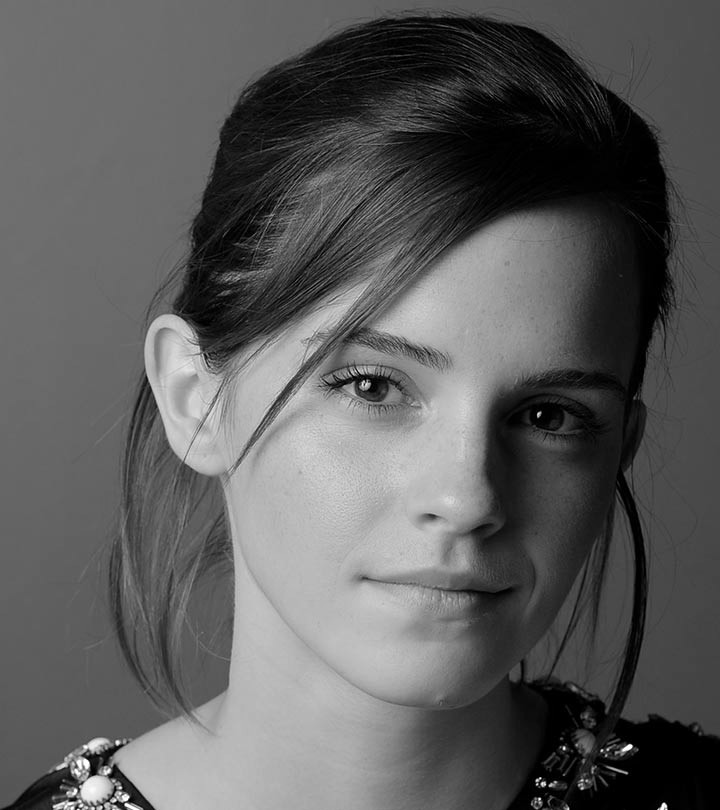
#> input picture Assignments/Assignment 1 Photos/emma_gray.jpg, 720 x 810 px, found by its file name
$ jupyter execute Assignmet_01.ipynb
#> lines starting #> are read from the running program, lines starting #| are printed output that depends on the picture
[cell 1]
#importing the libraries
import numpy as np
import matplotlib.pyplot as plt
import cv2 as cv

[cell 2]
f = cv.imread(r"D:\Academics\Semester 4\Machine Vision\Assignments\Assignment 1 Photos\emma_gray.jpg")
#> f is the input picture: shape (810, 720, 3); min 0, max 255, mean 92.2
assert f is not None

t1 = np.linspace(0, 50, 51)
t2 = np.linspace(100, 255, 100)
t3 = np.linspace(150, 255, 105)
t = np.concatenate((t1, t2, t3), axis = 0).astype(np.uint8)

g = cv.LUT(f,t)
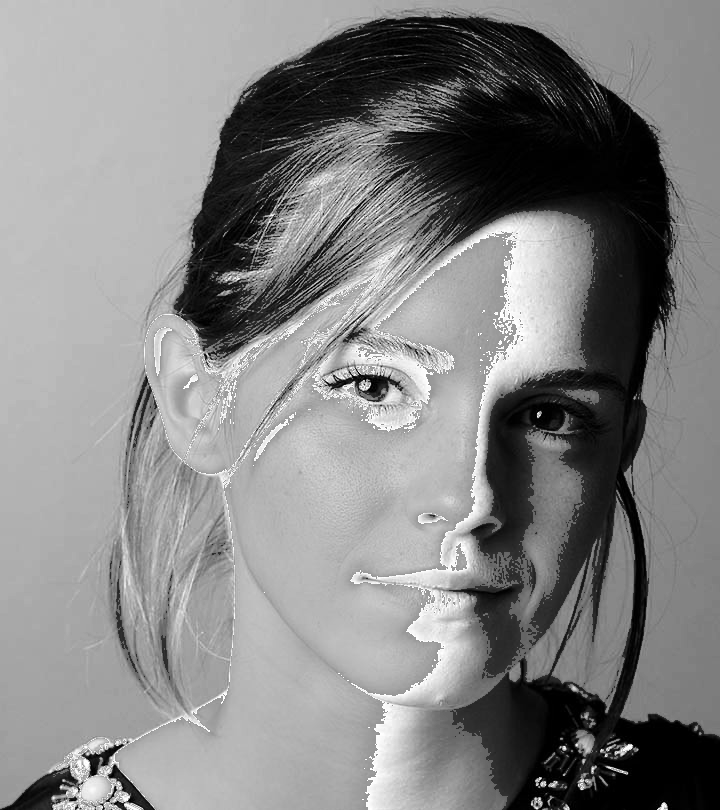
#> g: shape (810, 720, 3); min 0, max 255, mean 132.4
plt.figure(figsize=(18,6))

plt.subplot(1,3,1)
plt.plot(t)
plt.grid()
plt.title('Intensity Transformation')

plt.subplot(1,3,2)
plt.imshow(cv.cvtColor(f, cv.COLOR_BGR2RGB))
plt.axis('off')
plt.title('Original')

plt.subplot(1,3,3)
plt.imshow(cv.cvtColor(g, cv.COLOR_BGR2RGB))
plt.axis('off')
plt.title('Intensity Transformed')
plt.show()
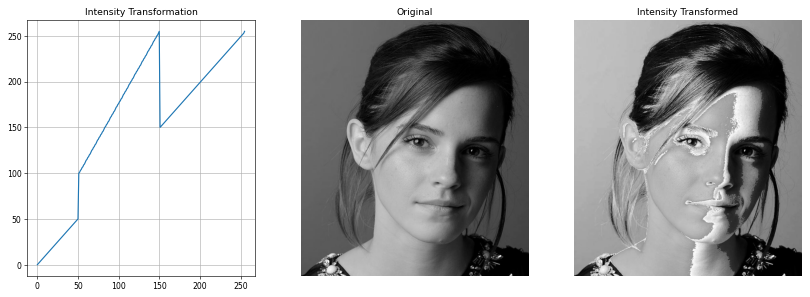
#> figure drawn by matplotlib, 3 panels; panel 1: curve peaks at x = 150, y = 255
